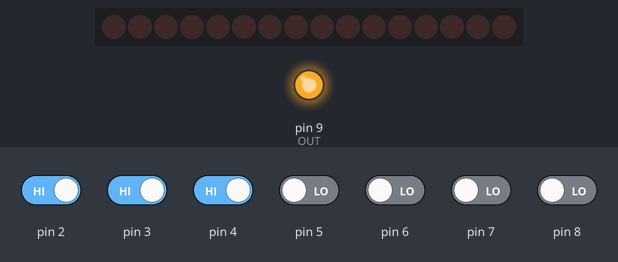
Recording of a sketch running on a simulated Arduino Uno, built with avr-gcc and run on an emulated ATmega328P. Shown: 16 shift-register outputs drawn as a row of LEDs (first output left, lit = HIGH), output pins drawn as LEDs (lit = HIGH). Wiring (inferred from the names in the program): 2 × shift register (74HC595): data A2; shift clock A0; latch A1. Wiring (inferred from the signals the program sends): row of LEDs: on Q0, Q1, Q2, Q3, Q4, Q5, Q6, Q7, Q8, Q9, Q10, Q11, Q12, Q13, Q14, Q15. The test bench sets the inputs (shaded band); at power-on: pin 2–4 HIGH, pin 5–8 LOW. Pins used as bus, display or sensor lines are not drawn.

Above: at 1.2 s.
1.3 s: pin 2 driven LOW and pin 3 driven LOW and pin 4 driven LOW and pin 5 driven HIGH and pin 6 driven HIGH
At 1.9 s:
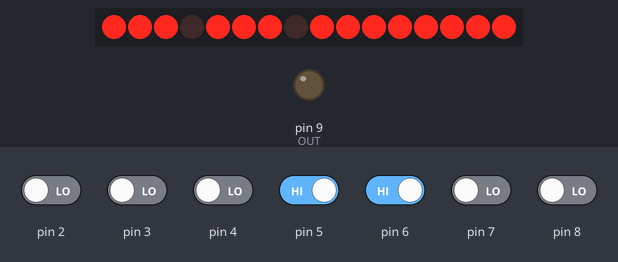
2.8 s: pin 2 driven HIGH
At 3.1 s:
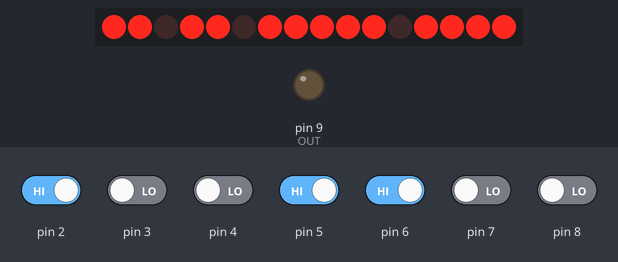
4.3 s: pin 2 driven LOW and pin 3 driven HIGH
At 5.4 s:
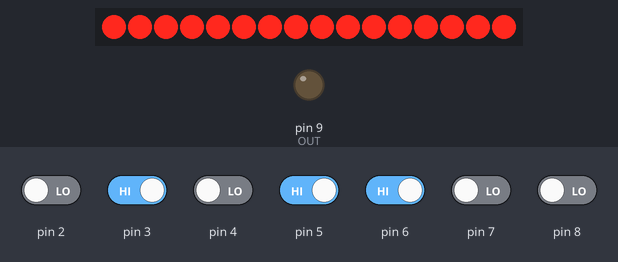
5.8 s: pin 3 driven LOW
At 6.5 s:
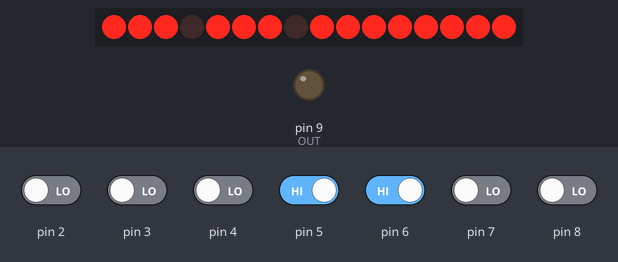
Timing chart, 0 to 8.3 s (numbered marks = the images above; inputs shaded):
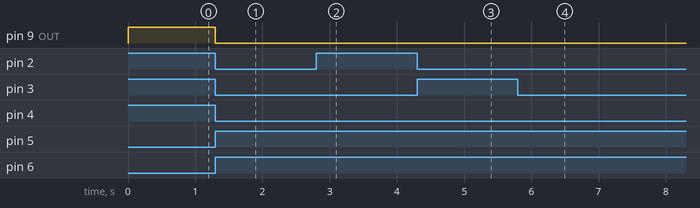

The sketch:

INST_decoder.ino
```cpp
#define CLK A0
#define LATCH A1
#define DATA A2
#define OUT 9

int c1, c2, c3; //clocl inputs
int in1, in2, in3, in4;

int flag = 0; //flag to stop the constant shifting

void setup() {
  pinMode(CLK, OUTPUT);
  pinMode(LATCH, OUTPUT);
  pinMode(DATA, OUTPUT);

  for (int i = 2; i <= 8; i++){
    pinMode(i, INPUT);
  }

  pinMode(OUT, OUTPUT);
  digitalWrite(OUT, HIGH);
}

void loop() {
  c1 = digitalRead(2); //reading the clock input
  c2 = digitalRead(3);
  c3 = digitalRead(4);

  in1 = digitalRead(5); // reading the value from the instruction register
  in2 = digitalRead(6);
  in3 = digitalRead(7);
  in4 = digitalRead(8);

  //digitalWrite(13, c3);

  //fech cycle
  if (c3 == 0 & c2 == 0 & c1 == 0 & flag == 0){
    writeData(0xFF, 0x77);
    flag = 1;
  }
  else if (c3 == 0 & c2 == 0 & c1 == 1 & flag == 1){
    writeData(0xF7, 0xDB);
    flag = 2;
  }
  else if (c3 == 0 & c2 == 1 & c1 == 0 & flag == 2){
    writeData(0xFF, 0xFF);
    flag = 3;
  }
  else if(flag == 3){
    flag = 0;
  }
}

void writeData(byte data1, byte data2){
  digitalWrite(LATCH, LOW);
  digitalWrite(OUT, HIGH); //disable output
  // shift the bits out:
  shiftOut(DATA, CLK, MSBFIRST, data1);
  shiftOut(DATA, CLK, MSBFIRST, data2);
  digitalWrite(LATCH, HIGH);
  digitalWrite(OUT, LOW); //enable output
}
```

Measured:
- after the input at 1.3 s, pin 9 (OUT): HIGH → LOW at once
